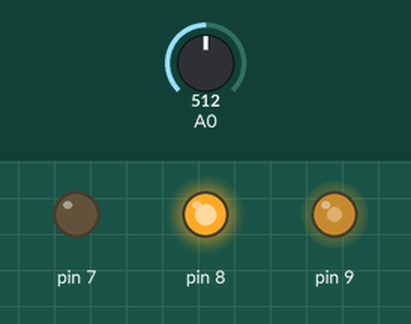
This sketch was run on a simulated Arduino Uno, built with avr-gcc and run on an emulated ATmega328P. Shown: output pins drawn as LEDs (lit = HIGH). The test bench sets the inputs (shaded band); at power-on: A0 = 512.

Above: at 1.2 s.
1.3 s: A0 set to 716
At 2.5 s:
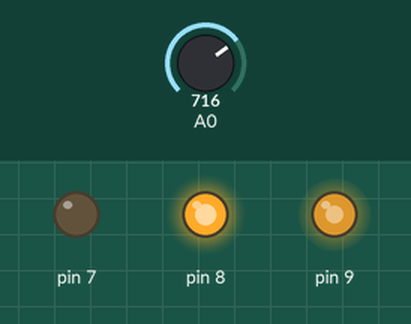
2.8 s: A0 set to 900
At 3.7 s:
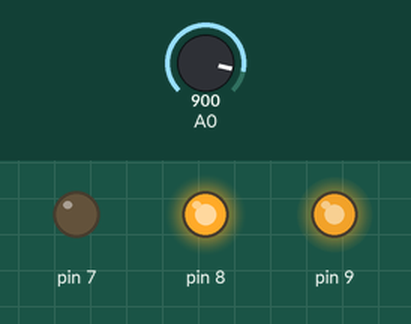
4.3 s: A0 set to 122
At 4.8 s:
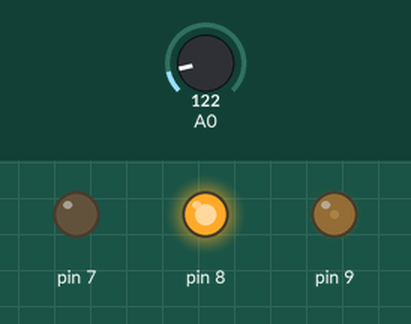
5.8 s: A0 set to 0
At 7.2 s:
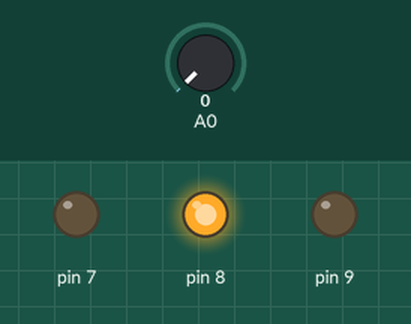
Timing chart, 0 to 8.3 s (numbered marks = the images above; inputs shaded):
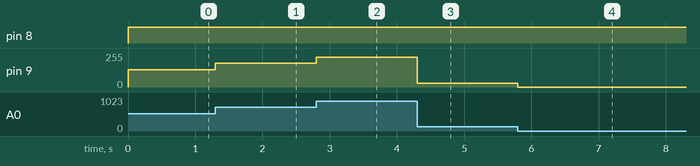

The sketch:

motor_semiconductor.ino
```cpp
#define CW HIGH
#define CCW LOW

void setup() {
  // put your setup code here, to run once:
  pinMode(9,OUTPUT);
  pinMode(8,OUTPUT);
  pinMode(7,OUTPUT);
}

void loop() {
  // put your main code here, to run repeatedly:
  int motorSpeed = analogRead(0)/4.0;
  setMotor(motorSpeed,CW);
}

void setMotor(int motorSpeed, boolean motorDir)
{
  analogWrite(9,motorSpeed);
  digitalWrite(8,motorDir);
  digitalWrite(7,!motorDir);
}
```

Measured:
- after the input at 1.3 s, pin 9: 128/255 → 179/255 at once
- after the input at 2.8 s, pin 9: 179/255 → 225/255 at once
- after the input at 4.3 s, pin 9: 225/255 → 30/255 at once
- after the input at 5.8 s, pin 9: 30/255 → 0/255 at once
